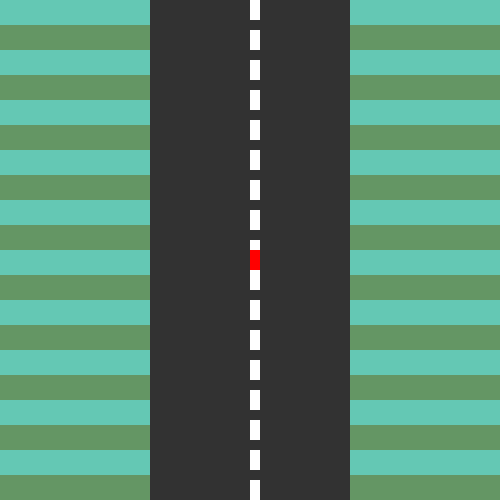
Frame 1 (no input)
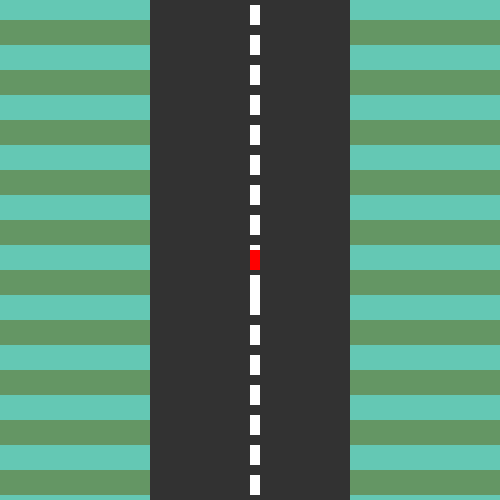
Frame 60 (the mouse pressed at the canvas centre just before this capture)
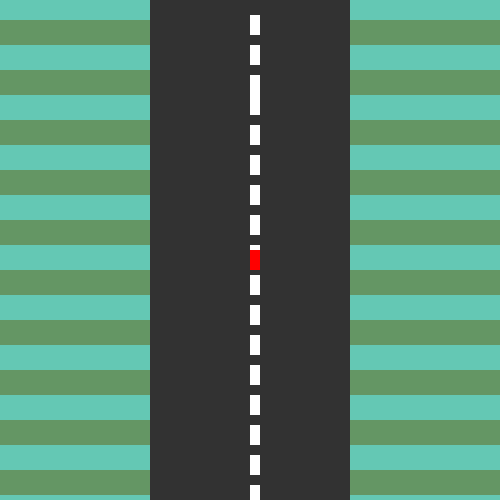
Frame 120 (the mouse held since frame 60 and released just before this capture)

The Processing sketch that drew these frames (run headless with seeded random() and noise(); from frame 60 on, the mouse is pressed at the canvas centre):

// Processing sketch: racer_test
// ── racer_test.pde


PVector carpos;
int steeringamt=15;


float[] backgroundpositions = new float[20];
int backgroundrectheight=80;
int speed=5;


//road
float[] middledashpositions = new float[20];
float middledashheight=20;
float middledashdist=10;

void setup() {
  size(500, 500);
  carpos=new PVector(width/2, height/2);

  backgroundrectheight=height/backgroundpositions.length;
  for (int i=0; i<backgroundpositions.length; i++ ) {
    backgroundpositions[i]=backgroundrectheight*i;
  }

  float mpos=0;
  for (int i=0; i<middledashpositions.length; i++ ) {
    middledashpositions[i]=mpos;
    mpos+=middledashheight+middledashdist;
  }
}

void draw() {
  background(100, 200, 180);

  //draw background
  for (int i=0; i<backgroundpositions.length; i++ ) {
    if (i%2==0) {
      fill(100, 200, 180);
    } else {
      fill(100, 150, 100);
    };
    noStroke();
    rect(0, backgroundpositions[i], width, backgroundrectheight);
  }

  fill(50);
  rect(width/2-100, 0, 200, height);

  //draw background
  for (int i=0; i<middledashpositions.length; i++ ) {
    fill(255);
    noStroke();
    rect(width/2, middledashpositions[i], 10, middledashheight);
  }

  fill(255, 0, 0);
  //car
  rect(carpos.x, carpos.y, 10, 20);


  //move background
  for (int i=0; i<backgroundpositions.length; i++ ) {
    backgroundpositions[i]+=speed;
    if (backgroundpositions[i]>=height)backgroundpositions[i]=0;
  }

  for (int i=0; i<middledashpositions.length; i++ ) {
    middledashpositions[i]+=speed;
    if (middledashpositions[i]>=height)middledashpositions[i]=0;
  }
}


void keyPressed() {

  if (keyCode == LEFT) {
    carpos.x-=steeringamt;
  }
  if (keyCode == RIGHT) {
    carpos.x+=steeringamt;
  }
}
